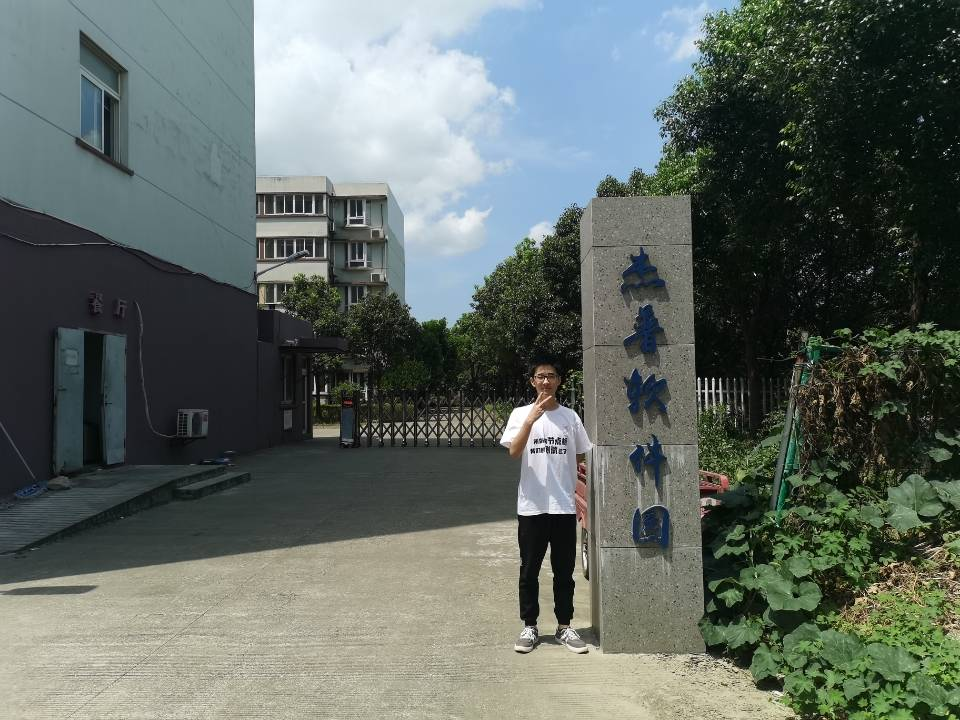
%> input picture person.jpg, 960 x 720 px
$ octave exp2.m   (GNU Octave 9; MATLAB toolbox functions it lacks are replaced by stand-ins)
%> lines starting %> are read from the running program, lines starting %| are printed output that depends on the picture
% clear
close all; clear all; clc

pic = zeros(500, 500);
pic(250-50:251+50, 250-10:251+10) = pic(250-50:251+50, 250-10:251+10)+255;
pic = uint8(pic);

figure(1);
imshow(pic);
title("Original Picture");

%% 2D Fourier Transform(FFT) for pic
% FFT for pic
pic_fre = fft2(im2double(pic));
figure(2);

subplot(1, 2, 1);
imshow(mat2gray(abs(fftshift(pic_fre))));
title("FFT2 Result");
colorbar;

subplot(1, 2, 2);
imshow(mat2gray(abs(ifft2(pic_fre))));
title("IFFT2 Result");
colorbar;
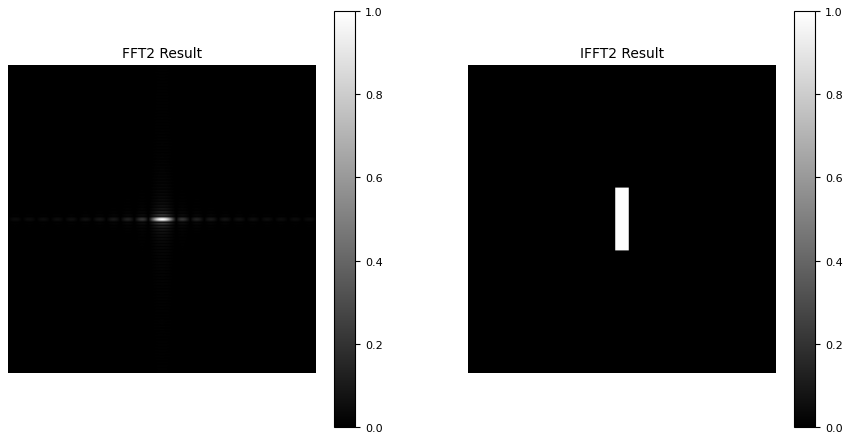
%> figure redrawn from the program's plot data, 2 panels

%% FFT for (-1)^(x+y)*Pic
pic1 = pic;
pic1(1:2:end, 2:2:end) = -pic(1:2:end, 1:2:end);
pic1(2:2:end, 1:2:end) = -pic(2:2:end, 2:2:end);
pic1_fre = fft2(im2double(pic1));

figure(3);
subplot(1, 2, 1)
imshow(mat2gray(abs(fftshift(pic1_fre))));
title("FFT2 for (-1)^{(x+y)}*Pic");
colorbar;

subplot(1, 2, 2)
imshow(mat2gray(abs(ifft2(pic1_fre))));
title("IFFT2 for (-1)^{(x+y)}*Pic");
colorbar;

%% clock wise rotate pi/2
pic2 = imrotate(pic, -45);
pic2_fre = fft2(im2double(pic2));

figure(4);
subplot(1, 2, 1)
imshow(mat2gray(abs(fftshift(pic2_fre))));
title("FFT2 for Rotation Pic");
colorbar;

subplot(1, 2, 2)
imshow(mat2gray(abs(ifft2(pic2_fre))));
title("IFFT2 for Rotation Pic");
colorbar;

%% FFT for real image
pic4 = imread("person.jpg");
%> pic4 is the input picture: size 720x960x3 uint8; mean R, G, B 96.8, 105.8, 99.7
pic4 = im2gray(pic4);
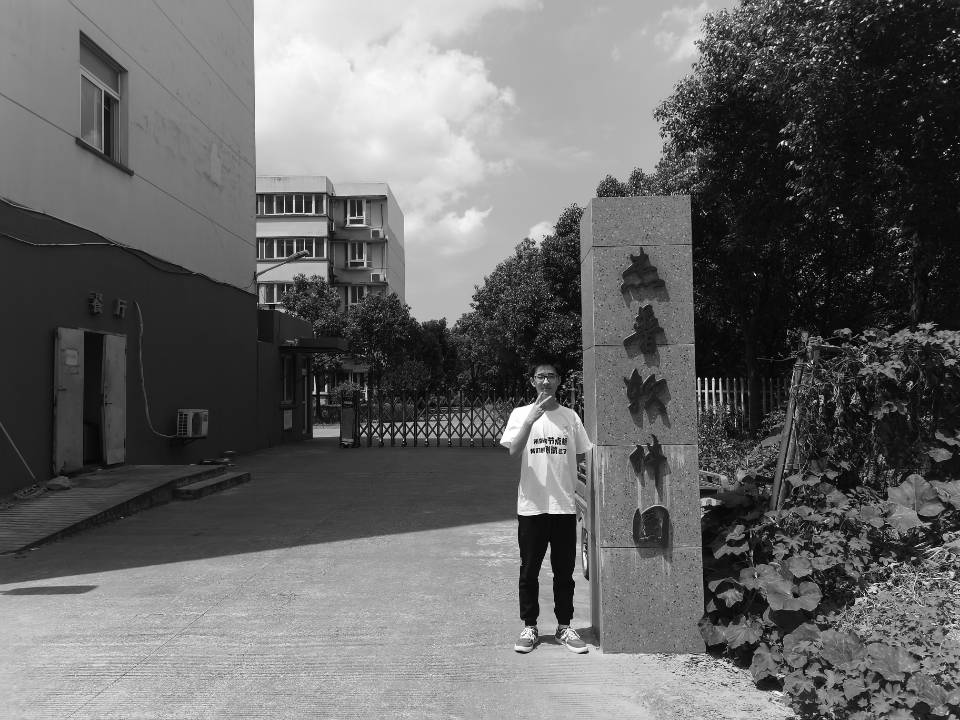
%> pic4: size 720x960 uint8; min 0, max 255, mean 102.4
pic4_fre = fft2(im2double(pic4));

figure(5);
subplot(3, 1, 1)
imshow(mat2gray(abs(fftshift(pic4_fre))));
title("FFT2 for Pic");
colorbar;

subplot(3, 1, 2)
imshow(mat2gray(angle(fftshift(pic4_fre))*180/pi));
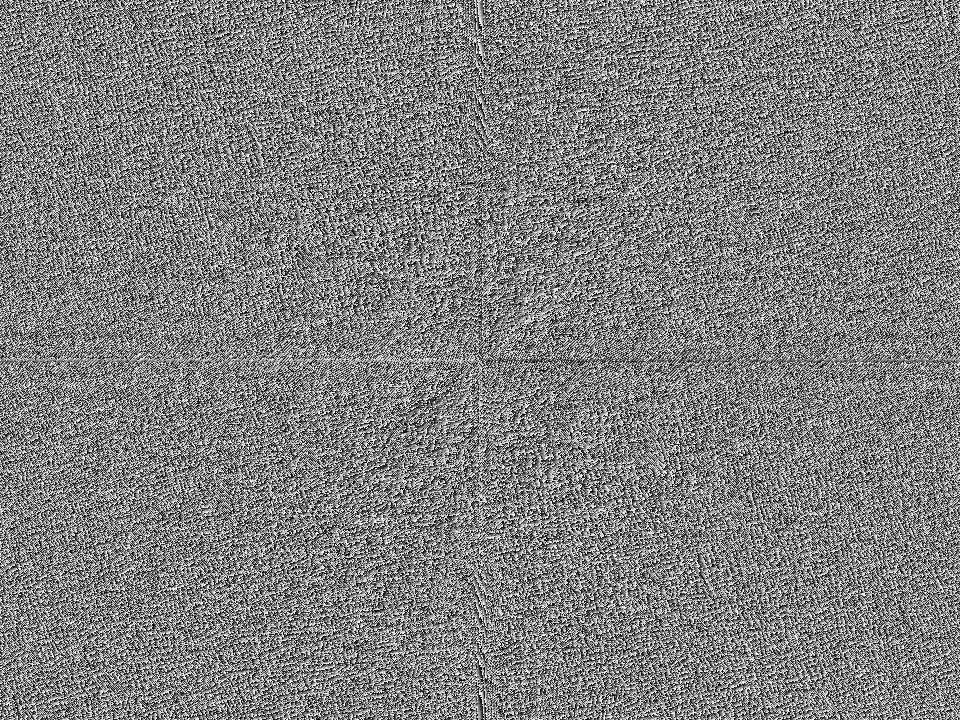
%> displayed picture: size 720x960, on the screen's scale of 0 to 255; min 0, max 255, mean 127.5
title("IFFT2 for Pic");
colorbar;

subplot(3, 1, 3);
imshow(mat2gray(abs(ifft2(pic4_fre))));
title("IFFT2 for Pic");
colorbar;

%% different combination
A = 10;
pic4_fre1 = A*exp(1i*angle(pic4_fre));
pic4_fre2 = abs(pic4_fre)*exp(1i*0);
pic4_fre3 = imresize(abs(pic_fre),"OutputSize", size(angle(pic4_fre), [1 2])).*exp(1i*angle(pic4_fre));

figure(6);
subplot(3, 1, 1);
imshow(im2uint8(mat2gray(abs(ifft2(pic4_fre1)))));
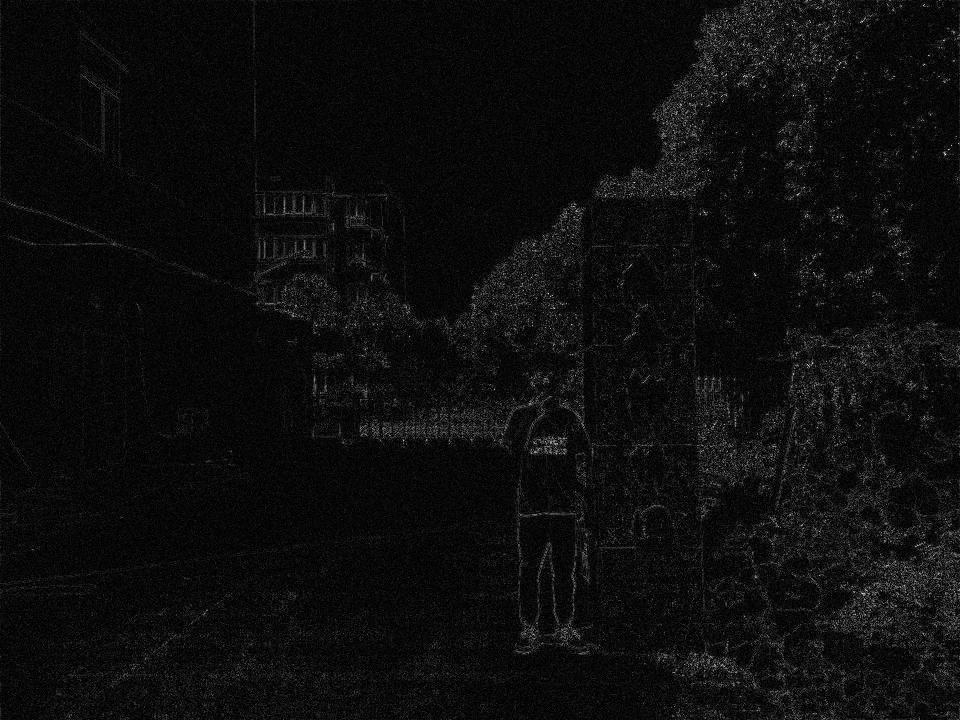
%> displayed picture: size 720x960, on the screen's scale of 0 to 255; min 0, max 255, mean 13.2
title("A_{Constant}*e^{i*\phi_{real}}");

subplot(3, 1, 2);
imshow(im2uint8(mat2gray(abs(ifft2(pic4_fre2)))));
title("A_{real}*e^{i*\phi_{0}}");

subplot(3, 1, 3);
imshow(im2uint8(mat2gray(abs(ifft2(pic4_fre3)))));
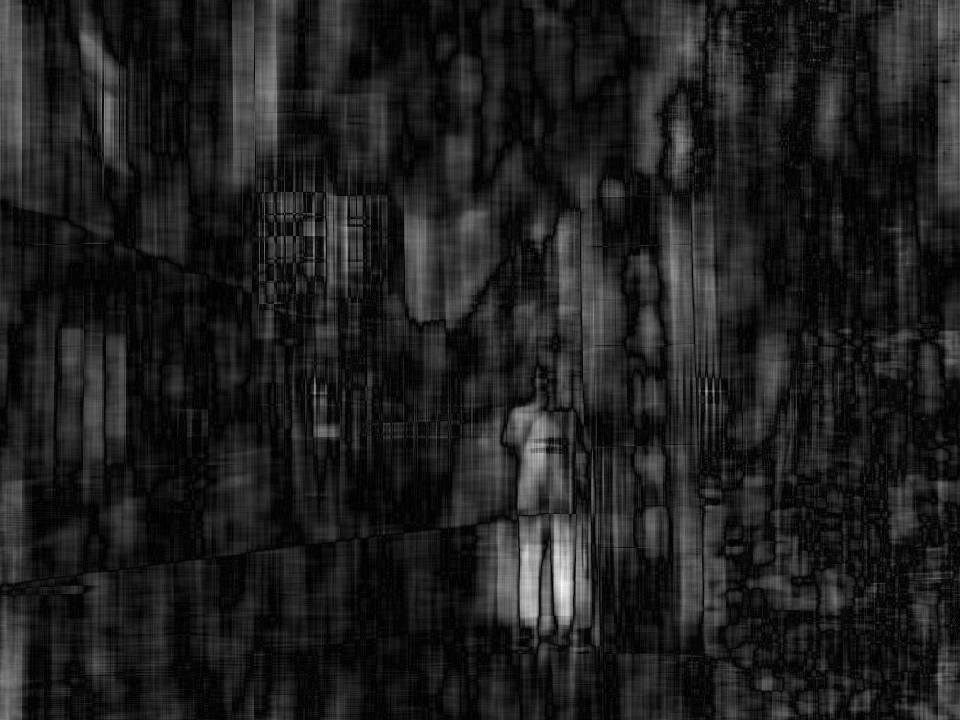
%> displayed picture: size 720x960, on the screen's scale of 0 to 255; min 0, max 255, mean 30.7
title("A_{pre}*e^{i*\phi_{real}}");

$ run again, with histeqedScene.jpg copied over person.jpg
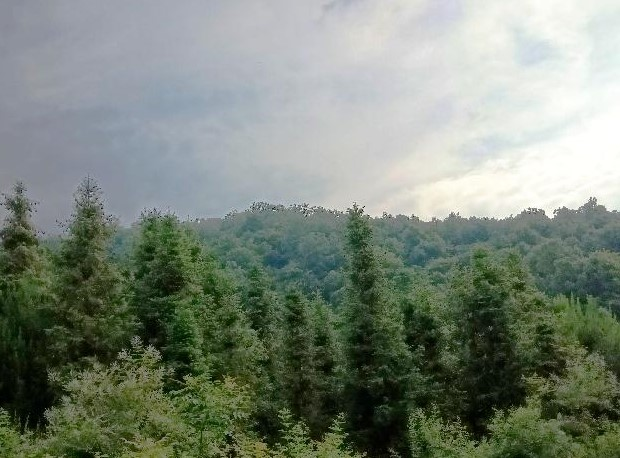
%> input picture histeqedScene.jpg, 620 x 458 px
%> pic4 is the input picture: size 458x620x3 uint8; mean R, G, B 123.3, 133.6, 120.8
%> pic4: size 458x620 uint8
%> `imshow(im2uint8(mat2gray(abs(ifft2(pic4_fre2)))));`:
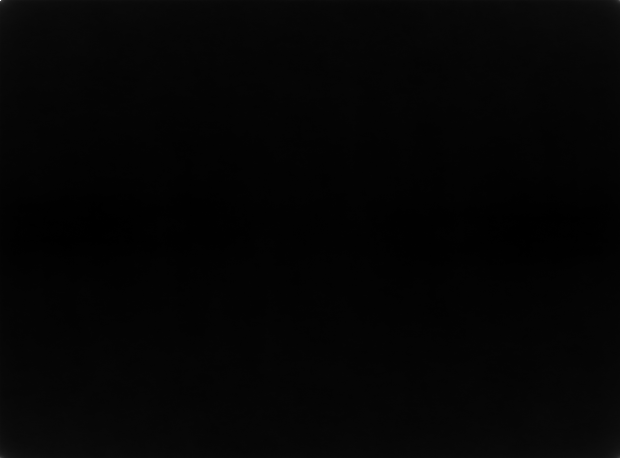
%> displayed picture: size 458x620, on the screen's scale of 0 to 255; min 0, max 255, mean 4.5
%> `imshow(im2uint8(mat2gray(abs(ifft2(pic4_fre3)))));`:
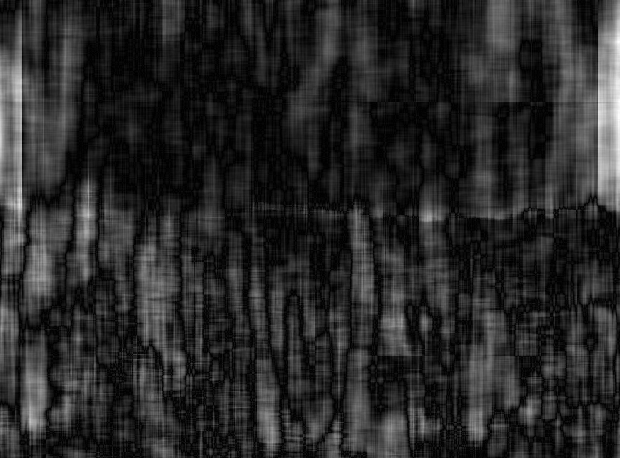
%> displayed picture: size 458x620, on the screen's scale of 0 to 255; min 0, max 255, mean 40.2
